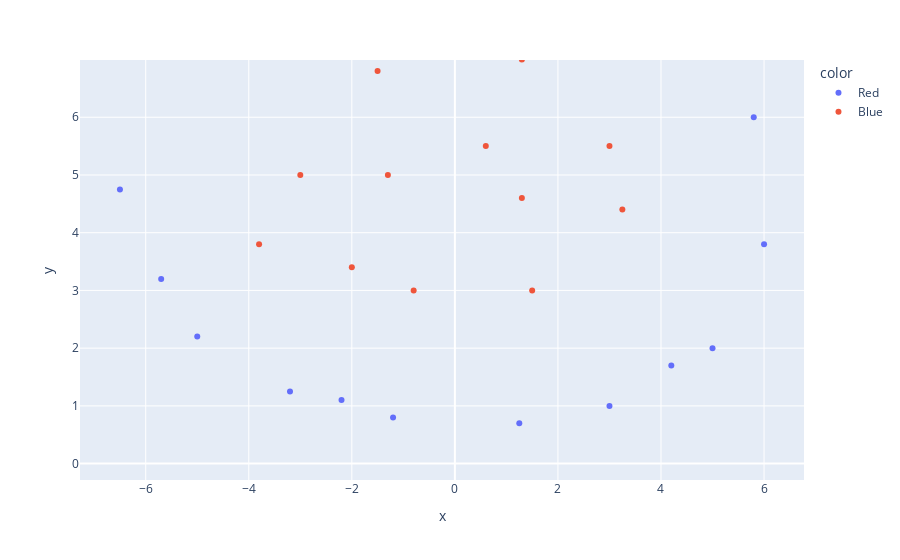

Notebook code cell kept with this figure:
### Code cell
import plotly.express as px
fig = px.scatter(x=xy_datapoint['x'], y=xy_datapoint['y'], color = xy_datapoint['color'])
fig.show()

### Figure 1 — Plotly figure (JSON) as saved in the notebook; plotly's stock layout.template omitted (floating-point values rounded to 4 significant figures)
{"data": [{"hovertemplate": "color=Red<br>x=%{x}<br>y=%{y}<extra></extra>", "legendgroup": "Red", "marker": {"color": "#636efa", "symbol": "circle"}, "mode": "markers", "name": "Red", "orientation": "v", "showlegend": true, "type": "scatter", "x": [-6.5, -5.7, -5, -3.2, -2.2, -1.2, 1.25, 3, 4.2, 5, 6, 5.8], "xaxis": "x", "y": [4.75, 3.2, 2.2, 1.25, 1.1, 0.8, 0.7, 1, 1.7, 2, 3.8, 6], "yaxis": "y"}, {"hovertemplate": "color=Blue<br>x=%{x}<br>y=%{y}<extra></extra>", "legendgroup": "Blue", "marker": {"color": "#EF553B", "symbol": "circle"}, "mode": "markers", "name": "Blue", "orientation": "v", "showlegend": true, "type": "scatter", "x": [-3.8, -3, -2, -1.5, -1.3, -0.8, 0.6, 1.3, 1.3, 1.5, 3, 3.25], "xaxis": "x", "y": [3.8, 5, 3.4, 6.8, 5, 3, 5.5, 7, 4.6, 3, 5.5, 4.4], "yaxis": "y"}], "layout": {"autosize": true, "legend": {"title": {"text": "color"}, "tracegroupgap": 0}, "margin": {"t": 60}, "xaxis": {"anchor": "y", "autorange": true, "domain": [0, 1], "range": [-7.242, 6.742], "title": {"text": "x"}, "type": "linear"}, "yaxis": {"anchor": "x", "autorange": false, "domain": [0, 1], "range": [-0.2839, 6.992], "title": {"text": "y"}, "type": "linear"}}}
